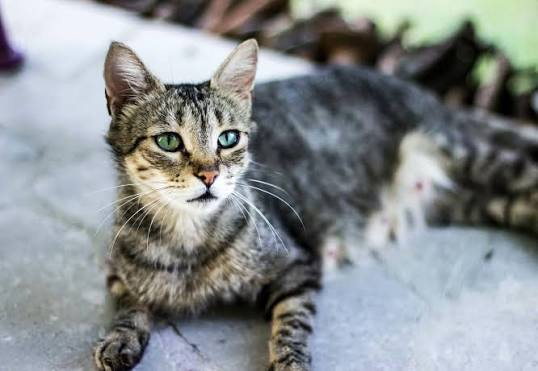
#> input picture dataset/cats/1.jpg, 538 x 371 px, found by its file name; its folder holds only this picture in this run
$ python train_classifier.py
#> lines starting #> are read from the running program, lines starting #| are printed output that depends on the picture
import os
import cv2
import numpy as np
from skimage.feature import hog
from sklearn.svm import LinearSVC
from sklearn.model_selection import train_test_split
from sklearn.metrics import accuracy_score, classification_report, confusion_matrix


DATASET_DIR = 'dataset'
IMG_SIZE = (128, 128)


def extract_hog_features(image_path):
#> called with image_path = 'dataset/cats/1.jpg'
    img = cv2.imread(image_path, cv2.IMREAD_GRAYSCALE)
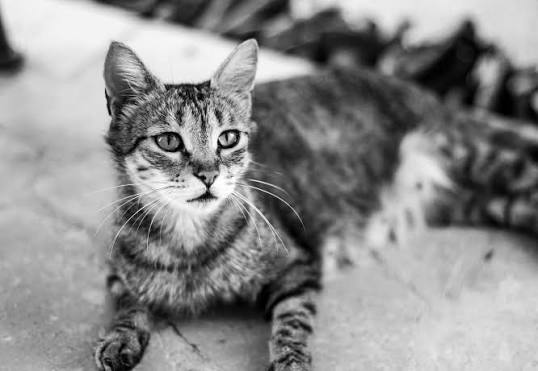
#> img: shape (371, 538); min 0, max 255, mean 139.1
    img = cv2.resize(img, IMG_SIZE)
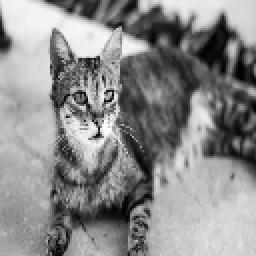
#> img: shape (128, 128) (shown 2 times larger); min 0, max 253, mean 139.1

    features = hog(
        img,
        orientations=9,
        pixels_per_cell=(8, 8),
        cells_per_block=(2, 2),
        block_norm='L2-Hys',
    )
#> features = 8100 values, max 0.515 at index 45, min 0 at index 1, mean 0.138

    return features


X, y = [], []

class_names = sorted(os.listdir(DATASET_DIR))


for label_idx, class_name in enumerate(class_names):
    class_folder = os.path.join(DATASET_DIR, class_name)

    for filename in os.listdir(class_folder):
        path = os.path.join(class_folder, filename)

        try:
            X.append(extract_hog_features(path))
            y.append(label_idx)

        except Exception as e:
            print(f'Skipping {path}: {e}')
#> pass 2 of the loop `for label_idx, class_name in enumerate(class_names):`:
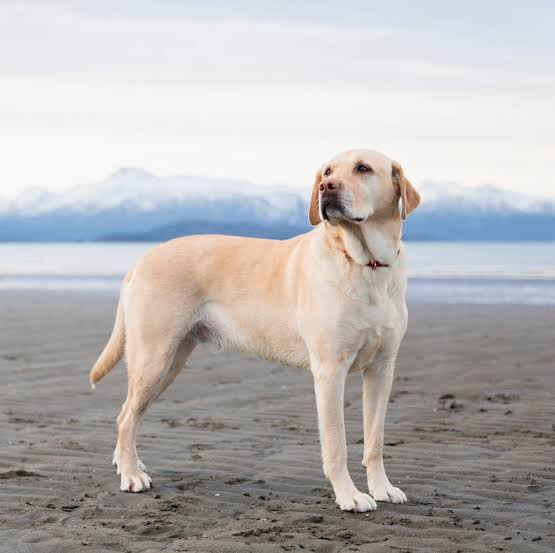
#> input picture dataset/dogs/1.jpg, 555 x 553 px, found by its file name
#> in extract_hog_features (call 2), `img = cv2.imread(image_path, cv2.IMREAD_GRAYSCALE)`:
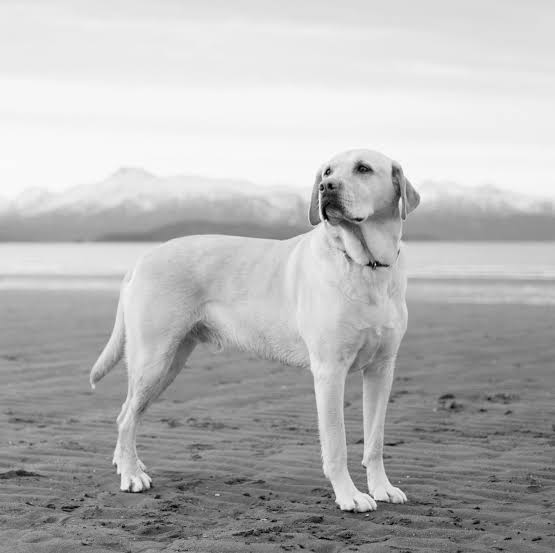
#> img: shape (553, 555); min 0, max 255, mean 182
#> in extract_hog_features (call 2), `img = cv2.resize(img, IMG_SIZE)`:
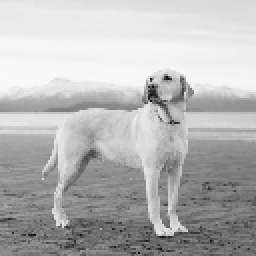
#> img: shape (128, 128) (shown 2 times larger); min 5, max 250, mean 181.9
#> features = 8100 values, max 0.567 at index 598, min 0 at index 7, mean 0.119


X = np.array(X)
y = np.array(y)

print(f'Dataset: {X.shape[0]} samples, {X.shape[1]} features each')
#| Dataset: 2 samples, 8100 features each


#> (the run stopped early here; a loop or call above may not have finished)
